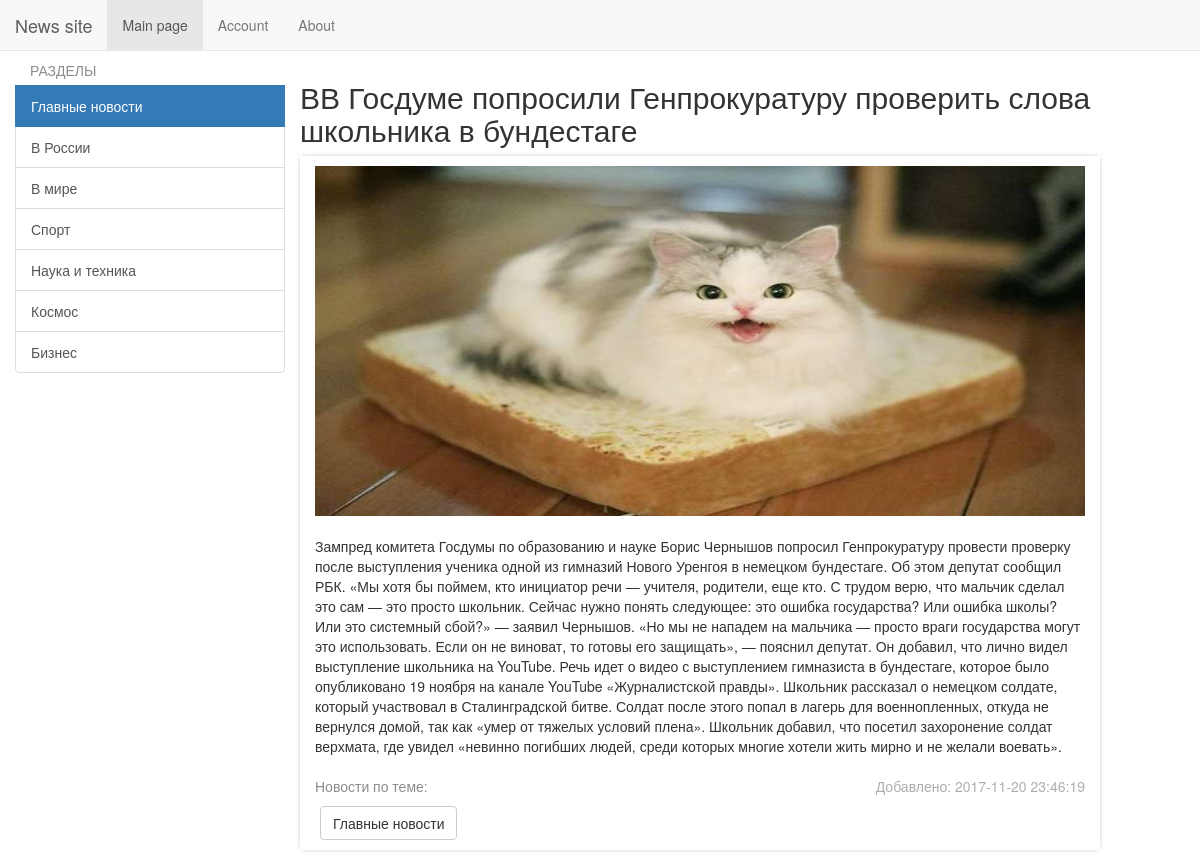
The page /admin/news/view/1 (signed in) on the database its author committed.
### tables this page shows
CREATE TABLE `news` (
  `id` int(11) NOT NULL,
  `title` varchar(255) NOT NULL,
  `category_id` int(11) NOT NULL,
  `short_description` varchar(255) NOT NULL,
  `description` text NOT NULL,
  `add_date` timestamp NOT NULL DEFAULT CURRENT_TIMESTAMP,
  `status` int(11) NOT NULL DEFAULT '1'
);

CREATE TABLE `category` (
  `id` int(11) NOT NULL,
  `name` varchar(15) NOT NULL,
  `sort_order` int(11) NOT NULL DEFAULT '1',
  `status` int(11) NOT NULL DEFAULT '1'
);

### config/routes.php (called while the page is built)
<?php
return array(
    'news/([0-9]+)' => 'news/view/$1',
    'admin/category/edit/([0-9]+)' => 'adminCategory/edit/$1',
    'admin/category/delete/([0-9]+)' => 'adminCategory/delete/$1',
    'admin/category/add' => 'adminCategory/add',
    'admin/category' => 'adminCategory/index',
    'admin/news/edit/([0-9]+)' => 'adminNews/edit/$1',
    'admin/news/delete/([0-9]+)' => 'adminNews/delete/$1',
    'admin/news/view/([0-9]+)' => 'adminNews/view/$1',
    'admin/news/add' => 'adminNews/add',
    'admin/news' => 'adminNews/index',
    'admin/cabinet' => 'admin/index',
    'admin' => 'admin/login',
    'category/([0-9]+)/page-([0-9]+)/([\?]{1}[a-z0-9]+[\=]{1}[a-z0-9]+)' => 'category/sort/$1/$2',
    'category/([0-9]+)/([\?]{1}[a-z0-9]+[\=]{1}[a-z0-9]+)' => 'category/sort/$1',
    'category/([0-9]+)/page-([0-9]+)' => 'category/index/$1/$2',
    'category/([0-9]+)' => 'category/index/$1',
    'page-([0-9]+)/([\?]{1}[a-z0-9]+[\=]{1}[a-z0-9]+)' => 'site/sort/$1',
    'page-([0-9]+)' => 'site/index/$1',
    'logout' => 'admin/logout',
    'change' => 'admin/change',
    '(^[\?]{1}[a-z0-9]+[\=]{1}[a-z0-9]+$)' => 'site/sort',
    '' => 'site/index'
);

### controllers/AdminNewsController.php (called while the page is built, shortened)
<?php
class AdminNewsController
{
    public function actionView($id)
    {
        $categoryList = Category::getCategoryList();
        $newsItem = News::getNewsItem($id);
        $pathToImage = News::getImageForNewsItem($id);
        $categoryForNewsItem = News::getCategoryForNewsItem($id);
        require_once ROOT . '/views/adminNews/view.php';
        return true;
    }
}

### index.php (called while the page is built, shortened)
<?php
$router = new Router();
$router->run();

### models/Category.php (called while the page is built, shortened)
<?php
class Category
{
    public static function getCategoryList()
    {
        $db = Db::getConnection();
        $sql = "SELECT `id`, `name`, `sort_order`, `status` FROM `category`";
        $result = $db->prepare($sql);
        $result->execute();
        $i = 0;
        $categoryList = array();
        while ($row = $result->fetch()) {
            $categoryList[$i]['id'] = $row['id'];
            $categoryList[$i]['name'] = $row['name'];
            $categoryList[$i]['sort_order'] = $row['sort_order'];
            $categoryList[$i]['status'] = $row['status'];
            $i++;
        }
        return $categoryList;
    }
}

### models/News.php (called while the page is built, shortened)
<?php
class News
{
    public static function getNewsItem($id){
        $db = Db::getConnection();
        $sql = "SELECT `id`, `title`, `category_id`, `description`, `add_date` FROM `news`
                WHERE `status` = 1 AND `id` = :id";
        $result = $db->prepare($sql);
        $result->bindParam(':id', $id);
        $result->execute();
        $result->setFetchMode(PDO::FETCH_ASSOC);
        $row = $result->fetch();
        return $row;
    }
    public static function getCategoryForNewsItem($id){
        $db = Db::getConnection();
        $sql = "SELECT category.name, news.id FROM category LEFT JOIN news ON category.id = news.category_id WHERE news.id = :id";
        $result = $db->prepare($sql);
        $result->bindParam(':id', $id);
        $result->execute();
        $result->setFetchMode(PDO::FETCH_ASSOC);
        $row = $result->fetch();
        return $row['name'];
    }
    public static function getImageForNewsItem($id){
        $path = '/upload/img/'.$id.'.jpg';
        $noImage = "No image";
        if(file_exists(ROOT.$path)){
            return $path;
        }
        else return $noImage;
    }
}

### views/adminNews/view.php (the view, shortened to what this page needs)
<?php include_once ROOT . '/views/layouts/header.php' ?>
    <nav class="navbar navbar-default navbar-fixed-top">
        <div class="container">
            <div class="row">
                <div class="navbar-header">
                    <a href="/" class="navbar-brand">News site</a>
                </div>
                <div>
                    <ul class="nav navbar-nav">
                        <li class="active"><a href="/">Main page</a></li>
                        <li class=""><a href="#">Account</a></li>
                        <li class=""><a href="#">About</a></li>
                    </ul>
                </div>
            </div>
        </div>
    </nav>
    <br><br><br>
    <div class="container-fluid">
        <div class="row">
            <div class="col-md-3 left">
                <div class="list-group">
                    <div class="categories">РАЗДЕЛЫ</div>
                    <?php foreach ($categoryList as $category): ?>
                        <a href="<?php if ($category['id'] != 1) echo '/category/' . $category['id']; else echo '/'; ?> "
                           class="list-group-item <?php if ($category['id'] == $newsItem['category_id']) echo "active"; ?>">
                            <?php echo $category['name']; ?>
                        </a>
                    <?php endforeach; ?>
                </div>
            </div>
        </div>
    </div>
    <div class="container-fluid">
        <div class="row">
            <div class="col-md-offset-3">
                <h2><?php echo $newsItem['title']; ?></h2>
            </div>
        </div>
    </div>
    <div class="container-fluid  ">
        <div class="row">
            <div class="col-md-3"></div>
            <div class="col-md-8 news-item item-container">
                <a href="<?php echo $pathToImage; ?>" data-lightbox="image-1">
                    <img src="<?php echo $pathToImage; ?>" alt="" width="100%" class="item-image-view">
                </a>
                <span><?php echo $newsItem['description']; ?></span>
                <div class="end-of-item-view">
                    <span class="news-theme-view">Новости по теме:</span>
                    <span><a href="#"
                             class="added-view pull-right">Добавлено: <?php echo $newsItem['add_date']; ?></a></span><br>
                    <div class="tag-fullreview-container">
                        <a href="<?php echo '/category/' . $newsItem['category_id']; ?>">
                            <button class="btn btn-default tag-item">
                                <?php echo $categoryForNewsItem; ?>
                            </button>
                        </a>
                    </div>
                </div>
            </div>
            <div class="col-md-1"></div>
        </div>
    </div>
<?php include_once ROOT . '/views/layouts/footer.php' ?>

### components/Router.php (shortened to what this page needs)
<?php
class Router
{
    public function __construct()
    {
        $routesPath = ROOT . '/config/routes.php';
        $this->routes = include($routesPath);
    }
    private function getURI()
    {
        if (!empty($_SERVER['REQUEST_URI'])) {
            return trim($_SERVER['REQUEST_URI'], '/');
        }
    }
    public function run()
    {
        $uri = $this->getURI();
        foreach ($this->routes as $uriPattern => $path) {
            if (preg_match("~$uriPattern~", $uri)) {
                $internalPath = preg_replace("~$uriPattern~", $path, $uri);
                $segments = explode("/", $internalPath);
                $controllerName = array_shift($segments);
                $actionName = array_shift($segments);
                $actionName = "action" . ucfirst($actionName);
                $parameters = $segments;
                $controllerObject = new $controllerName;
                $result = call_user_func_array(array($controllerObject, $actionName), $parameters);
                if ($result != null) {
                    break;
                }
            }
        }
    }
}

### template/css/style.css (style rules this page uses)
.left { position: fixed; float: left; }
.news-item { padding-top:10px; }
.tag-item { margin-left: 5px; }
.tag-fullreview-container { position: relative; }
.item-container { box-shadow: 0px 0 5px -2px rgba(0,0,0,0.5); margin-bottom: 10px; min-height: 165px; }
.categories { color: #8c8c8c; padding-left: 15px; margin-bottom: 5px; }
.item-image-view { float:left; margin-right: 10px; margin-bottom: 20px; max-height: 350px; }
.end-of-item-view { margin-bottom: 10px; margin-top: 20px; }
.added-view { color: #adadad; }
.news-theme-view { display: inline-block; color: #8c8c8c; margin-bottom:10px; }
html, body { height: 100%; margin: 0; padding: 0; }

### rows shown on the page
news: title "ВВ Госдуме попросили Генпрокуратуру проверить слова школьника в бундестаге", description "Зампред комитета Госдумы по образованию и науке Борис Чернышов попросил Генпрокуратуру провести проверку после выступления ученика одной из гимназий Нового Уренгоя в немецком бундестаге. Об этом депутат сообщил РБК. «Мы хотя бы поймем, кто инициатор речи — учителя, родители, еще кто. С трудом верю, что мальчик сделал это сам — это просто школьник. Сейчас нужно понять следующее: это ошибка государства? Или ошибка школы? Или это системный сбой?» — заявил Чернышов. «Но мы не нападем на мальчика — просто враги государства могут это использовать. Если он не виноват, то готовы его защищать», — пояснил депутат. Он добавил, что лично видел выступление школьника на YouTube. Речь идет о видео с…", add_date "2017-11-20 23:46:19", category.name "Главные новости"
category: name "Главные новости"
category: name "В России"
category: name "В мире"
category: name "Спорт"
category: name "Наука и техника"
category: name "Космос"
category: name "Бизнес"
